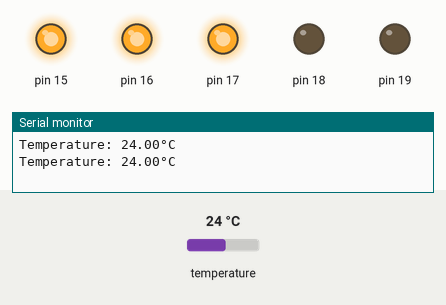
Recording of a sketch running on a simulated Arduino Uno, built with avr-gcc and run on an emulated ATmega328P. Shown: output pins drawn as LEDs (lit = HIGH), the last lines printed to the serial monitor. The test bench sets the inputs (shaded band); at power-on: temperature 24 °C.

Above: at 6.9 s.
7.0 s: temperature set to 12 °C
At 8.8 s:
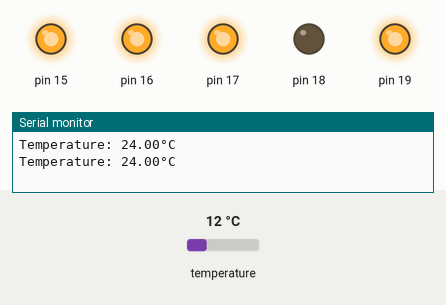
18.3 s: temperature set to 23 °C
At 28.0 s:
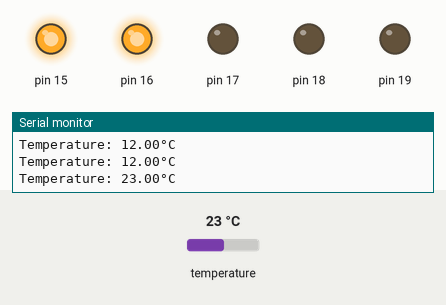
28.3 s: temperature set to 19 °C
At 34.8 s:
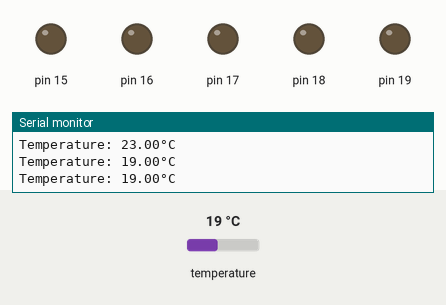
35.2 s: temperature set to 28 °C
At 40.7 s:
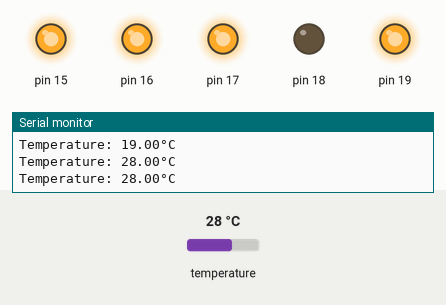
41.7 s: temperature set to 21 °C
At 42.6 s:
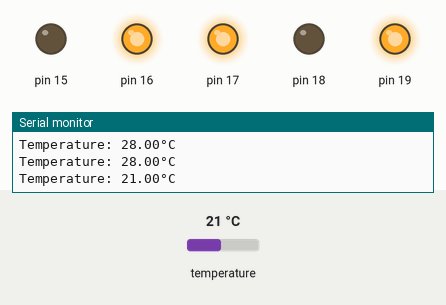
48.5 s: temperature set to 33 °C
At 54.6 s:
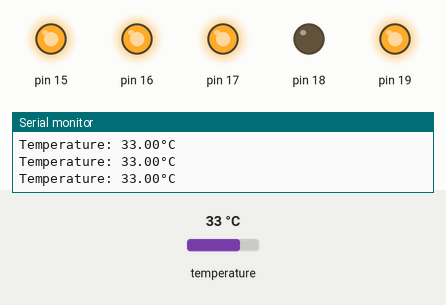
Timing chart, 0 to 56.0 s (numbered marks = the images above; inputs shaded):
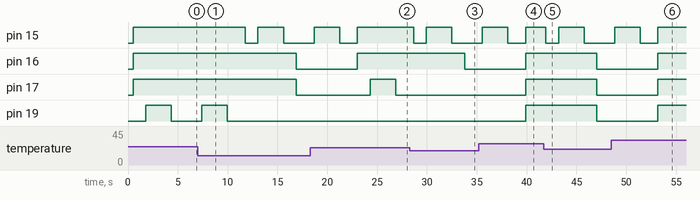

The sketch:

loveCompatibilityMachine.ino
```cpp
// ----- Creative Coding Week 10 - Love Compatbility Machine
// ----- Liqian Zhang
// ----- reference: DHT Sensor Library by Adafruit
// ----- reference: https://create.arduino.cc/projecthub/godboi123/love-o-meter-bda552
// ----- For this week's assignment, I decide to use DHT 11 temperature sensor to create a love compatbility machine.
// ----- Just as people always say, if you meet the one you love, your heartbeat goes faster, your body temperature goes higher.
// ----- I set up 4 lights on their individual circuits. Each light will light up when temperature rise up to a certain level.


// DHT Temperature & Humidity Sensor
// Unified Sensor Library Example
// Written by Tony DiCola for Adafruit Industries
// Released under an MIT license.

// REQUIRES the following Arduino libraries:
// - DHT Sensor Library: https://github.com/adafruit/DHT-sensor-library
// - Adafruit Unified Sensor Lib: https://github.com/adafruit/Adafruit_Sensor

#include <Adafruit_Sensor.h>
#include <DHT.h>
#include <DHT_U.h>

#define DHTPIN 14     // ----- using digital pin 14 to get input value of the current temperature

#define DHTTYPE    DHT11     // DHT 11

DHT_Unified dht(DHTPIN, DHTTYPE);

void setup() {
  Serial.begin(9600);
  // Initialize device.
  dht.begin();

// ----- detect output pin for the lights from 15-18, using forloop to save space, reference from: https://create.arduino.cc/projecthub/godboi123/love-o-meter-bda552;
  for(int pinOutput = 15; pinOutput<20; pinOutput++){
    pinMode(pinOutput, OUTPUT);
    digitalWrite(pinOutput, LOW);
  }

}

void loop() {
 // ----- loop runs every 0.5 seconds.
  delay(500);
  // Get temperature event and print its value.
  // ----- using Adafruit example from the libraries to print out current temperature value.
  sensors_event_t event;
  dht.temperature().getEvent(&event);

    Serial.print(F("Temperature: "));
    Serial.print(event.temperature);
    Serial.println(F("°C"));

// ----- using if statement to control the light in different temperature situation.
// ----- I run the sketch once and get that the current temperature of my room is 22°C, so I use it as the basic temperature of my function.
// ----- if the temperature keep goes up, I use the forloop for the breath effect from my last week assignment to analyze that the temperature is going up.
  if(event.temperature <= 22){

    for(int i = 0; i <= 255; i++){
      analogWrite(15, i);
      delay(10);
    }
    for(int i = 255; i >= 0; i--){
      analogWrite(15, i);
      delay(10);
    }
    digitalWrite(16, LOW);
    digitalWrite(17, LOW);
    digitalWrite(19, LOW);
  }
  else if(event.temperature >= 22 && event.temperature < 23){
    // ----- I have had issue here because I didn't set the analogWrite back to 255. When the next light goes on, the previous light will be off.
    // ----- I have to set analogWrite back to 255, because my previous for loop set it to 0.
    digitalWrite(15, HIGH);
    analogWrite(15, 255);

    for(int i = 0; i <= 255; i++){
      analogWrite(16, i);
      delay(10);
    }
    for(int i = 255; i >= 0; i--){
      analogWrite(16, i);
      delay(10);
    }
    digitalWrite(17, LOW);
    digitalWrite(19, LOW);
  }
  else if(event.temperature >= 23 && event.temperature < 24){
    digitalWrite(15, HIGH);
    digitalWrite(16, HIGH);
    analogWrite(16, 255);

    for(int i = 0; i <= 255; i++){
      analogWrite(17, i);
      delay(10);
    }
    for(int i = 255; i >= 0; i--){
      analogWrite(17, i);
      delay(10);
    }
    digitalWrite(19, LOW);
  }
  else if(event.temperature >= 24 && event.temperature < 25){
    digitalWrite(15, HIGH);
    digitalWrite(16, HIGH);
    digitalWrite(17, HIGH);
    analogWrite(17, 255);

    for(int i = 0; i <= 255; i++){
      analogWrite(19, i);
      delay(10);
    }
    for(int i = 255; i >= 0; i--){
      analogWrite(19, i);
      delay(10);
    }
  }
  else if(event.temperature >= 25){
    digitalWrite(15, HIGH);
    digitalWrite(16, HIGH);
    digitalWrite(17, HIGH);
    digitalWrite(19, HIGH);
    analogWrite(19, 255);

  }


}
```

Measured:
- after the input at 7.0 s, pin 15: HIGH → LOW after 4.8 s, → HIGH 1.3 s later, → LOW 2.6 s later; pin 16, pin 17: HIGH → LOW after 9.9 s; pin 19: goes on until 10.0 s, then stays LOW
- after the input at 18.3 s, pin 16: LOW → HIGH after 4.7 s; pin 17: LOW → HIGH after 6.0 s, → LOW 2.6 s later
- after the input at 28.3 s, pin 15: HIGH → LOW after 0.35 s, → HIGH 1.3 s later, → LOW 2.6 s later; pin 16: HIGH → LOW after 5.5 s; pin 17: stays LOW (without the input it goes to HIGH after 1.6 s)
- after the input at 35.2 s, pin 16, pin 17, pin 19: LOW → HIGH after 4.7 s
- after the input at 41.7 s, pin 15: HIGH → LOW after 0.22 s, → HIGH 1.3 s later, → LOW 2.6 s later; pin 16, pin 17, pin 19: HIGH → LOW after 5.4 s
- after the input at 48.5 s, pin 16, pin 17, pin 19: LOW → HIGH after 4.7 s
